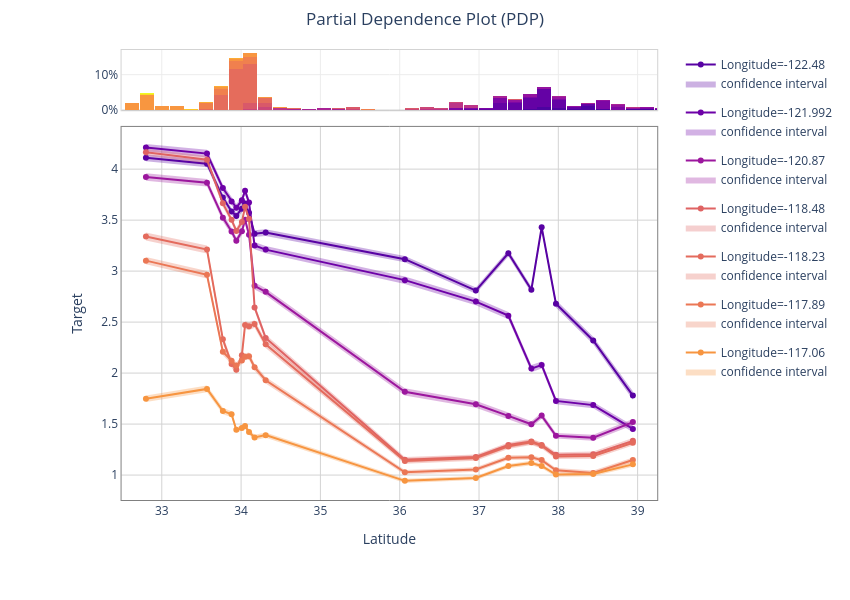

Source (notebook cell):
### Markdown cell above
We can also plot the PDP for multiple features. The plot below is the PDP for the `Latitude` and `Longitude` features. The X-axis still shows the values of `Latitude`, while there is a different curve and confidence interval for each value of the feature `Longitude`.

The histogram displays the joint distribution of the two features.

### Code cell
result_explain_feature_dependence_default = explainer.explain_feature_dependence(['Latitude', 'Longitude'])
result_explain_feature_dependence_default.show_in_notebook()
